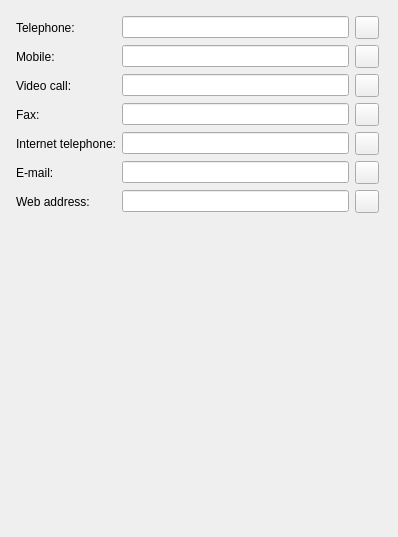
         <widget class="QWidget" name="scrollAreaWidgetContents_2">
          <property name="geometry">
           <rect>
            <x>0</x>
            <y>0</y>
            <width>398</width>
            <height>537</height>
           </rect>
          </property>
          <layout class="QVBoxLayout" name="verticalLayout_8">
           <item>
            <layout class="QFormLayout" name="homeNumbersLayout">
             <property name="fieldGrowthPolicy">
              <enum>QFormLayout::ExpandingFieldsGrow</enum>
             </property>
             <property name="leftMargin">
              <number>5</number>
             </property>
             <property name="topMargin">
              <number>5</number>
             </property>
             <property name="rightMargin">
              <number>8</number>
             </property>
             <property name="bottomMargin">
              <number>5</number>
             </property>
             <item row="0" column="0">
              <widget class="QLabel" name="home_telephone_label">
               <property name="text">
                <string notr="true">Telephone:</string>
               </property>
               <property name="buddy">
                <cstring>home_telephone_1</cstring>
               </property>
              </widget>
             </item>
             <item row="0" column="1">
              <layout class="QHBoxLayout" name="horizontalLayout_22">
               <item>
                <widget class="QLineEdit" name="home_telephone_1"/>
               </item>
               <item>
                <widget class="QToolButton" name="add_home_telephone">
                 <property name="icon">
                  <iconset resource="resource.qrc">
                   <normaloff>:/list-add</normaloff>:/list-add</iconset>
                 </property>
                </widget>
               </item>
              </layout>
             </item>
             <item row="1" column="0">
              <widget class="QLabel" name="home_mobile_label">
               <property name="text">
                <string notr="true">Mobile:</string>
               </property>
               <property name="buddy">
                <cstring>home_mobile_1</cstring>
               </property>
              </widget>
             </item>
             <item row="1" column="1">
              <layout class="QHBoxLayout" name="horizontalLayout_25">
               <item>
                <widget class="QLineEdit" name="home_mobile_1"/>
               </item>
               <item>
                <widget class="QToolButton" name="add_home_mobile">
                 <property name="icon">
                  <iconset resource="resource.qrc">
                   <normaloff>:/list-add</normaloff>:/list-add</iconset>
                 </property>
                </widget>
               </item>
              </layout>
             </item>
             <item row="2" column="0">
              <widget class="QLabel" name="home_video_label">
               <property name="text">
                <string notr="true">Video call:</string>
               </property>
               <property name="buddy">
                <cstring>home_video_1</cstring>
               </property>
              </widget>
             </item>
             <item row="2" column="1">
              <layout class="QHBoxLayout" name="horizontalLayout_26">
               <item>
                <widget class="QLineEdit" name="home_video_1"/>
               </item>
               <item>
                <widget class="QToolButton" name="add_home_video">
                 <property name="icon">
                  <iconset resource="resource.qrc">
                   <normaloff>:/list-add</normaloff>:/list-add</iconset>
                 </property>
                </widget>
               </item>
              </layout>
             </item>
             <item row="3" column="0">
              <widget class="QLabel" name="home_fax_label">
               <property name="text">
                <string notr="true">Fax:</string>
               </property>
               <property name="buddy">
                <cstring>home_fax_1</cstring>
               </property>
              </widget>
             </item>
             <item row="3" column="1">
              <layout class="QHBoxLayout" name="horizontalLayout_40">
               <item>
                <widget class="QLineEdit" name="home_fax_1"/>
               </item>
               <item>
                <widget class="QToolButton" name="add_home_fax">
                 <property name="icon">
                  <iconset resource="resource.qrc">
                   <normaloff>:/list-add</normaloff>:/list-add</iconset>
                 </property>
                </widget>
               </item>
              </layout>
             </item>
             <item row="4" column="0">
              <widget class="QLabel" name="home_internettel_label">
               <property name="text">
                <string notr="true">Internet telephone:</string>
               </property>
               <property name="buddy">
                <cstring>home_internettel_1</cstring>
               </property>
              </widget>
             </item>
             <item row="4" column="1">
              <layout class="QHBoxLayout" name="horizontalLayout_41">
               <item>
                <widget class="QLineEdit" name="home_internettel_1"/>
               </item>
               <item>
                <widget class="QToolButton" name="add_home_internettel">
                 <property name="icon">
                  <iconset resource="resource.qrc">
                   <normaloff>:/list-add</normaloff>:/list-add</iconset>
                 </property>
                </widget>
               </item>
              </layout>
             </item>
             <item row="5" column="0">
              <widget class="QLabel" name="home_mail_label">
               <property name="text">
                <string notr="true">E-mail:</string>
               </property>
               <property name="buddy">
                <cstring>home_mail_1</cstring>
               </property>
              </widget>
             </item>
             <item row="5" column="1">
              <layout class="QHBoxLayout" name="horizontalLayout_45">
               <item>
                <widget class="QLineEdit" name="home_mail_1"/>
               </item>
               <item>
                <widget class="QToolButton" name="add_home_mail">
                 <property name="icon">
                  <iconset resource="resource.qrc">
                   <normaloff>:/list-add</normaloff>:/list-add</iconset>
                 </property>
                </widget>
               </item>
              </layout>
             </item>
             <item row="6" column="0">
              <widget class="QLabel" name="home_web_label">
               <property name="text">
                <string notr="true">Web address:</string>
               </property>
               <property name="buddy">
                <cstring>home_web_1</cstring>
               </property>
              </widget>
             </item>
             <item row="6" column="1">
              <layout class="QHBoxLayout" name="horizontalLayout_46">
               <item>
                <widget class="QLineEdit" name="home_web_1"/>
               </item>
               <item>
                <widget class="QToolButton" name="add_home_web">
                 <property name="icon">
                  <iconset resource="resource.qrc">
                   <normaloff>:/list-add</normaloff>:/list-add</iconset>
                 </property>
                </widget>
               </item>
              </layout>
             </item>
            </layout>
           </item>
          </layout>
         </widget>
